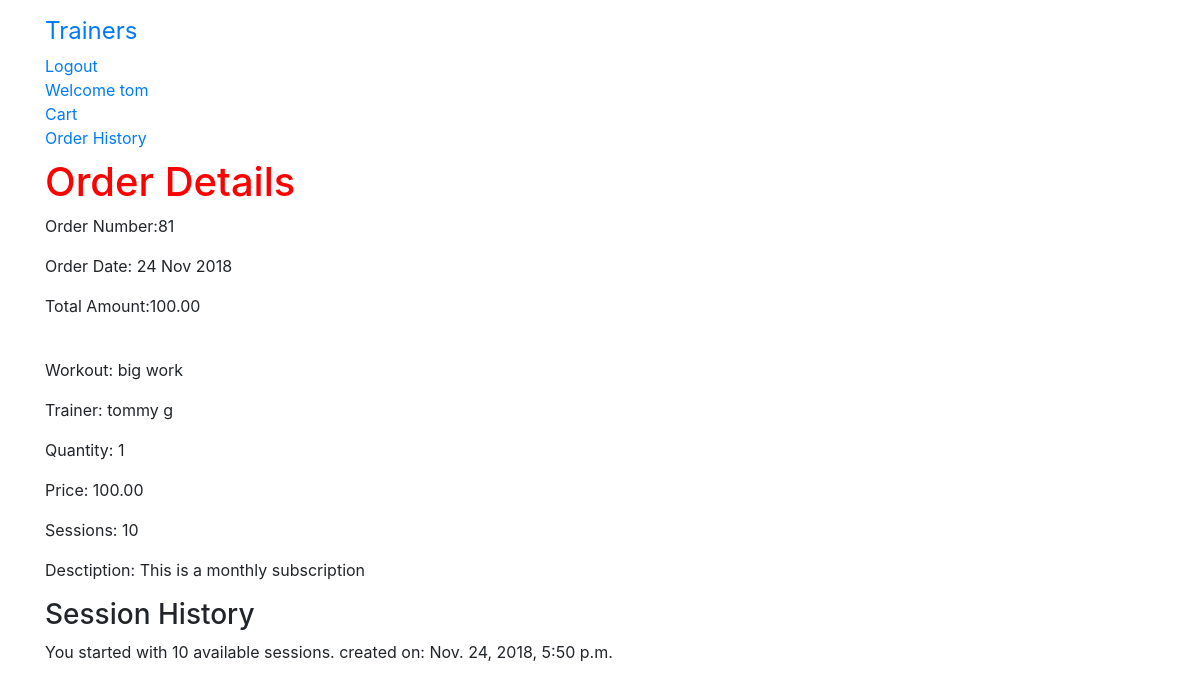
Page /order/81/ (signed in) on the committed database.
### gym/models.py (models this page shows)
class User(AbstractUser):
    is_trainer = models.BooleanField(default=False)
    is_client= models.BooleanField(default=False)

### order/models.py (models this page shows, shortened)
class Order(models.Model):
    client_name = models.CharField(max_length=250, default='none')
    trainer_name = models.CharField(max_length=250, default='none') #new addition
    token = models.CharField(max_length=250,blank=True)
    total = models.DecimalField(max_digits=10,decimal_places=2,verbose_name='GBP Order Gross Total')
    net_pay = models.DecimalField(max_digits=10,decimal_places=2,verbose_name='GBP Order Net Total', default=0.00)
    stripe_fee = models.DecimalField(max_digits=10,decimal_places=2,verbose_name='Stripe Fee', default=0.00)
    platform_fee = models.IntegerField(default=2)
    service_fee = models.DecimalField(max_digits=10,decimal_places=2,verbose_name='Total Service Fee', default=0.00)
    client_email = models.EmailField(max_length=250,blank=True,verbose_name='Client Email')
    trainer_email = models.EmailField(max_length=250,blank=True,verbose_name='Trainer Email')
    created = models.DateTimeField(auto_now_add=True)
    subscription = models.BooleanField(default=False)
    stripe_product_name = models.CharField(max_length=200,default='None')
    stripe_plan_id = models.CharField(max_length=200,default='None')
    class Meta:
        db_table = 'Order'
        ordering = ['-created'] #to have the most recent order come up first

class OrderItem(models.Model):
    workout = models.CharField(max_length=250)
    sessions = models.IntegerField(default=0)
    trainer_id = models.CharField(max_length=250, default='none')
    client_id = models.CharField(max_length=250, default='none')
    quantity = models.IntegerField()
    price = models.DecimalField(max_digits=10,decimal_places=2,verbose_name='GBP Price')
    order = models.ForeignKey(Order,on_delete=models.CASCADE)
    workout_description = models.TextField(default='There is no description available')
    class Meta:
        db_table = 'OrderItem'
        ordering = ['-id'] #to have the most recent order come up first

### session/models.py (models this page shows)
class AvailableSession(models.Model):
    session = models.ForeignKey(Session,on_delete=models.CASCADE,related_name='availablesession')
    available_sessions = models.PositiveIntegerField(default=0)
    date = models.DateTimeField(auto_now_add=True)
    class Meta:
        db_table = 'AvailableSession'

### order/views.py (the view)
# urls.py: path('<int:order_id>/', views.viewOrder,name='order_detail'),
@login_required
def viewOrder(request, order_id):
    if request.user.is_authenticated:
        email = str(request.user.email)
        order = Order.objects.get(id=order_id,client_email=email)
        order_items = OrderItem.objects.filter(order=order)
    session = Session.objects.get(order_id=order_id)
    session_id = session.id
    available = AvailableSession.objects.filter(session__id=session_id)
    total = available[0].available_sessions
    context = {'order': order, 'order_items': order_items, 'available': available, 'total': total}
    return render(request, 'order/order_detail.html', context)

### order/templates/order/order_detail.html
{% extends 'base.html' %}
{% load staticfiles %}
{% block content %}
  <h1>Order Details</h1>
  <p>Order Number:{{ order.id }} </p>
  <p>Order Date: {{ order.created|date:"d M Y"}}</p>
  <p>Total Amount:{{ order.total }} </p>
  <br>
  {% for item in order_items%}
  <p>Workout: {{item.workout}}</p>
  <p>Trainer: {{item.order.trainer_name}}</p>
  <p>Quantity: {{item.quantity}}</p>
  <p>Price: {{item.price}}</p>
  <p>Sessions: {{item.sessions}}</p>
  <p>Desctiption: {{item.workout_description}}</p>
  {% endfor %}
  <h3>Session History</h3>
  {% for a in available %}
    {% if a.available_sessions == total %}
      <p>You started with {{ a.available_sessions }} available sessions. created on: {{ a.date }}</p>
    {% else %}
      <p>You have: {{ a.available_sessions }} available sessions. Session last used: {{ a.date }}</p>
    {% endif %}
  {% endfor %}
{% endblock %}

### gym/templates/base.html (shortened to what this page needs)
<!DOCTYPE html>
{% load staticfiles %}
<html lang="en" dir="ltr">
  <head>
    <link rel="stylesheet" href="https://maxcdn.bootstrapcdn.com/bootstrap/4.0.0/css/bootstrap.min.css">
    <link rel="stylesheet" href="{% static 'gym/css/app.css' %}">
  </head>
  <body>
    <nav class="navbar navbar-default techfont custom-navbar">
      <div class="container">
        <ul class="nav navbar-nav">
          <li> <a class="navbar-brand bigbrand" href="{% url 'gym:trainer_list'%}">Trainers</a> </li>
        {% if user.is_authenticated %}
          <li> <a href="{% url 'logout'%}">Logout</a> </li>
          {% if user.is_trainer == True %}
            <li> <a href="{% url 'gym:trainer_profile'%}">Welcome Trainer {{ user.username }}</a> </li>
          {% else %}
            <li> <a href="{% url 'gym:client_profile' pk=user.pk%}">Welcome {{ user.username }}</a> </li>
            <li> <a href="{% url 'cart:cart_detail'%}"> Cart</a> </li>
          {% endif %}
          {% if user.is_trainer %}
            <li> <a href="{% url 'order:trainer_order_history'%}">Order History</a> </li>
            <li> <a href="{% url 'stripe:stripe_register'%}">Register For Payment</a>  </li>
          {% else %}
            <li> <a href="{% url 'order:order_history'%}">Order History</a> </li>
          {% endif %}
        {% else %}
          <li> <a class="nav-item active" href="{% url 'gym:client_signup'%}"> Register as Client</a> </li>
          <li> <a href="{% url 'gym:trainer_signup'%}"> Register as Trainer</a> </li>
          <li> <a class="nav navbar-right" href="{% url 'login'%}">Login</a> </li>
        {% endif %}
        </ul>
      </div>
    </nav>
    <div class="container">
    {% block content %}
    {% endblock %}
    </div>
  </body>
</html>

### gym/static/gym/css/app.css (style rules this page uses)
h1 { color: red; }
.bigbrand { font-size: 1.5em; }

### rows in the picture
User: username "tom"
Order: id "81", created "24 Nov 2018", total "100.00"
OrderItem: workout "big work", order.trainer_name "tommy g", quantity "1", price "100.00", sessions "10", workout_description "This is a monthly subscription"
AvailableSession: available_sessions "10", date "Nov. 24, 2018, 5:50 p.m."
